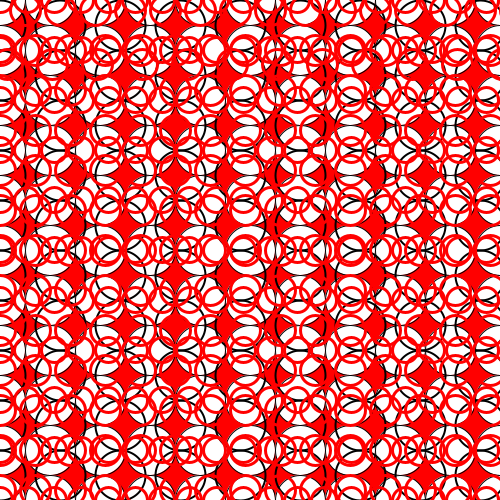
Frame 1 (no input)
Frame 60 (the mouse pressed at the canvas centre just before this capture): identical to frame 1, image omitted
Frame 120 (the mouse held since frame 60 and released just before this capture): identical to frame 1, image omitted

The Processing sketch that drew this single still picture (run headless with seeded random() and noise(); from frame 60 on, the mouse is pressed at the canvas centre):

// Processing sketch: processing_32933
// ── processing_32933.pde

int i=0;
int j=0;
int k=5;
int l=5;
int m=0;
int n=7;
int o=0;
int p=0;
int q=25;
int r=0;
int s=100;
int t=100;
int u=0;

void setup () {
  size (500,500);
  background (255,0,0);
  smooth();

 
  while (j<11){
   
    while (i<11){
    ellipse (i*50, j*50, 50, 50);
    i=i+1;
    }
    j=j+1;
    i=0;
  }
 noFill();
 strokeWeight (2);
 stroke (0);
 while (q<521){
 
 while (p<521){
 ellipse (p*6, q, 50, 50);
 p=p+10;
 }
 q=q+50;
 p=0;
 }
 
}

void draw (){
  
  strokeWeight (3);
 
 stroke (255, 0, 0);
 while (l<521){ 
   
 while (k<521){ 
 ellipse (k*5, l*2, 30, 30);
k=k+7;
}
l=l+20;
k=0;
 }
  
  while (o<521){
  
 while (m<521){
ellipse (m*3, o*5, 25, 25);
 m=m+9;
 }
 o=o+10;
 m=0;
  }
 
while (n<521){
 ellipse (n, 64, 30, 30);
 n=n+45;
}
/*
strokeWeight (1);
stroke (255,255, 255);
while (r<2000){
ellipse (0,0,r,r);
r=r+10;
}

while (u<2000){
ellipse (500,500, u, u);
u=u+10;
}

strokeWeight (1);
stroke (0,0,0);
while (s<2000){
ellipse (0,500,s,s);
s=s+50;
}

while (t<2000){
ellipse (500,0,t,t);
t=t+50;
}

*/
}
